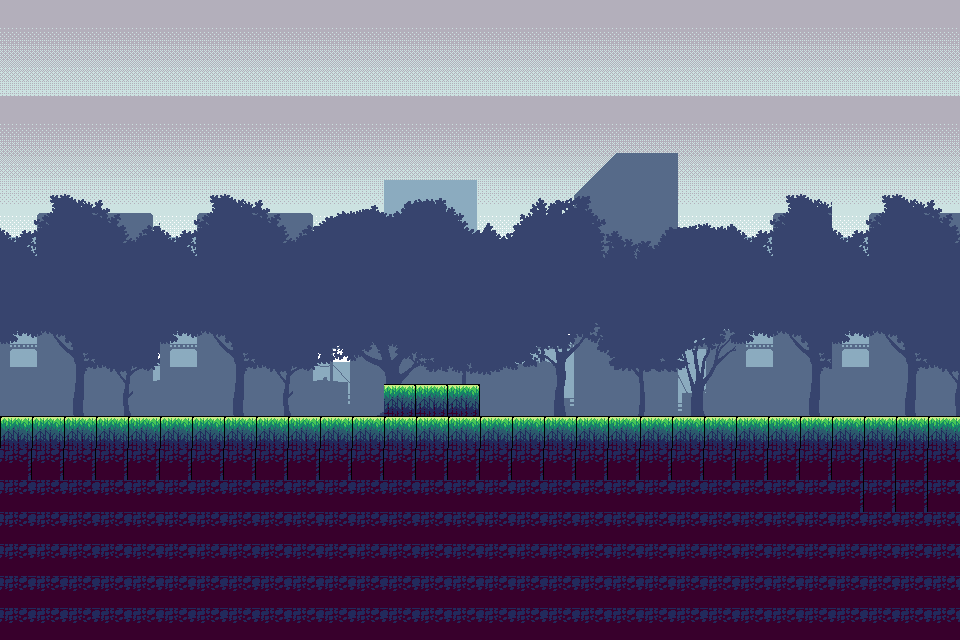

The image is a tile-based game level rendered from a .tmx file. Its description and complete source (layers, tilesets, objects, tile grids) follow:
An orthogonal 30x20 tile map with 32x32 px tiles, 1 tile layer (Tile Layer 1), 2 tilesets and 6 objects (2x wall, left wall, right wall).

<map version="1.10" tiledversion="1.12.1" orientation="orthogonal" renderorder="right-down" width="30" height="20" tilewidth="32" tileheight="32" infinite="0" nextlayerid="5" nextobjectid="17">
 <tileset firstgid="1" name="Tileset" tilewidth="32" tileheight="32" tilecount="96" columns="12">
  <image source="Tileset.png" width="384" height="256" />
 </tileset>
 <tileset firstgid="97" name="Background" tilewidth="32" tileheight="32" tilecount="180" columns="18">
  <image source="Background.png" width="576" height="324" />
 </tileset>
 <layer id="1" name="Tile Layer 1" width="30" height="20">
  <data encoding="csv">
97,98,99,100,101,102,103,97,98,99,100,101,102,97,98,99,100,101,102,97,98,99,100,97,98,99,100,101,102,103,
115,116,117,118,119,120,121,115,116,117,118,119,120,115,116,117,118,119,120,115,116,117,118,115,116,117,118,119,120,121,
133,134,135,136,137,138,139,133,134,135,136,137,138,133,134,135,136,137,138,133,134,135,136,133,134,135,136,137,138,139,
97,98,99,100,101,97,98,99,100,101,102,103,104,105,106,107,108,109,110,111,112,113,114,97,98,99,97,98,99,100,
115,116,117,118,119,115,116,117,118,119,120,121,122,123,124,125,126,127,128,129,130,131,132,115,116,117,115,116,117,118,
133,134,135,136,137,133,134,135,136,137,138,139,140,141,142,143,144,145,146,147,148,149,150,133,134,135,133,134,135,136,
151,152,153,154,155,151,152,153,154,155,156,157,158,159,160,161,162,163,164,165,166,167,168,151,152,153,151,152,153,154,
169,170,171,172,173,169,170,171,172,173,174,175,176,177,178,179,180,181,182,183,184,185,186,169,170,171,169,170,171,172,
187,188,189,190,191,187,188,189,190,191,192,193,194,195,196,197,198,199,200,201,202,203,204,187,188,189,187,188,189,190,
205,206,207,208,209,205,206,207,208,209,210,211,212,213,214,215,216,217,218,219,220,221,222,205,206,207,205,206,207,208,
223,224,225,226,227,223,224,225,226,227,228,229,230,231,232,233,234,235,236,237,238,239,240,223,224,225,223,224,225,226,
241,242,243,244,245,241,242,243,244,245,246,247,248,249,250,251,252,253,254,255,256,257,258,241,242,243,241,242,243,244,
259,260,261,262,263,259,260,261,262,263,264,265,3,3,3,269,270,271,272,273,274,275,276,259,260,261,259,260,261,262,
1,1,1,1,1,1,1,1,1,1,1,1,1,1,1,1,1,1,1,1,1,1,1,1,1,1,1,1,1,1,
16,16,16,16,16,16,16,16,16,16,16,16,16,16,16,16,16,16,16,16,16,16,16,16,16,16,16,16,16,14,
14,14,14,14,14,14,14,14,14,14,14,14,14,14,14,14,14,14,14,14,14,14,14,14,14,14,16,16,16,14,
14,14,14,14,14,14,14,14,14,14,14,14,14,14,14,14,14,14,14,14,14,14,14,14,14,14,14,14,14,14,
14,14,14,14,14,14,14,14,14,14,14,14,14,14,14,14,14,14,14,14,14,14,14,14,14,14,14,14,14,14,
14,14,14,14,14,14,14,14,14,14,14,14,14,14,14,14,14,14,14,14,14,14,14,14,14,14,14,14,14,14,
14,14,14,14,14,14,14,14,14,14,14,14,14,14,14,14,14,14,14,14,14,14,14,14,14,14,14,14,14,14
</data>
 </layer>
 <objectgroup id="2" name="Collision Layer" visible="0">
  <object id="1" name="wall" type="wall" x="386.21" y="384.559" width="90.8412" height="29.1763">
   <properties>
    <property name="collidable" type="bool" value="true" />
   </properties>
  </object>
  <object id="5" name="floor" type="wall" x="0" y="416" width="960" height="224">
   <properties>
    <property name="collidable" type="bool" value="true" />
   </properties>
  </object>
  <object id="13" name="left wall" x="0" y="0" width="32" height="640" />
  <object id="14" name="right wall" x="928" y="0" width="32" height="640" />
 </objectgroup>
 <objectgroup id="4" name="Transformables" visible="0">
  <object id="15" x="448" y="192" width="256" height="128">
   <properties>
    <property name="formName" value="Box" />
   </properties>
  </object>
 </objectgroup>
 <objectgroup id="3" name="spawn" visible="0">
  <object id="10" x="192" y="416">
   <point />
  </object>
 </objectgroup>
</map>
